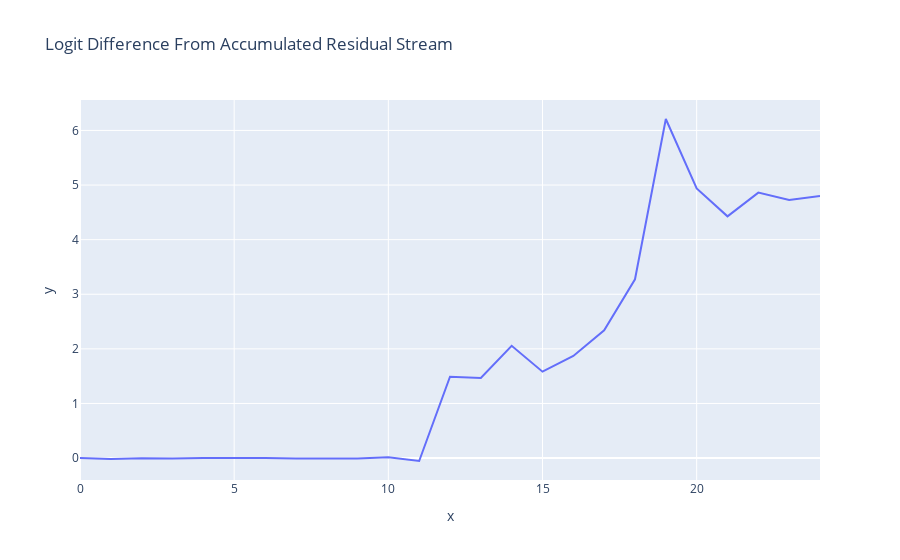

The notebook cell saved with this chart:
### Code cell
accumulated_residual, labels = clean_cache.accumulated_resid(layer=-1, incl_mid=False, pos_slice=-1, return_labels=True)
logit_lens_logit_diffs = residual_stack_to_logit_diff(accumulated_residual, clean_cache)
line(logit_lens_logit_diffs, x=np.arange(model.cfg.n_layers+1), hover_name=labels, title="Logit Difference From Accumulated Residual Stream")

### Figure 1 — Plotly figure (JSON) as saved in the notebook; plotly's stock layout.template omitted (floating-point values rounded to 4 significant figures)
{"data": [{"hovertemplate": "x=%{x}<br>y=%{y}<extra></extra>", "legendgroup": "", "line": {"color": "#636efa", "dash": "solid"}, "marker": {"symbol": "circle"}, "mode": "lines", "name": "", "orientation": "v", "showlegend": false, "type": "scatter", "x": [0, 1, 2, 3, 4, 5, 6, 7, 8, 9, 10, 11, 12, 13, 14, 15, 16, 17, 18, 19, 20, 21, 22, 23, 24], "xaxis": "x", "y": [0.0005843, -0.01519, -0.0007809, -0.007859, 0.0003493, 0.006503, 0.00195, -0.006068, -0.005939, -0.007839, 0.01585, -0.05337, 1.49, 1.469, 2.057, 1.583, 1.87, 2.34, 3.274, 6.209, 4.939, 4.427, 4.862, 4.725, 4.8], "yaxis": "y"}], "layout": {"legend": {"tracegroupgap": 0}, "title": {"text": "Logit Difference From Accumulated Residual Stream"}, "xaxis": {"anchor": "y", "domain": [0, 1], "title": {"text": "x"}}, "yaxis": {"anchor": "x", "domain": [0, 1], "title": {"text": "y"}}}}
